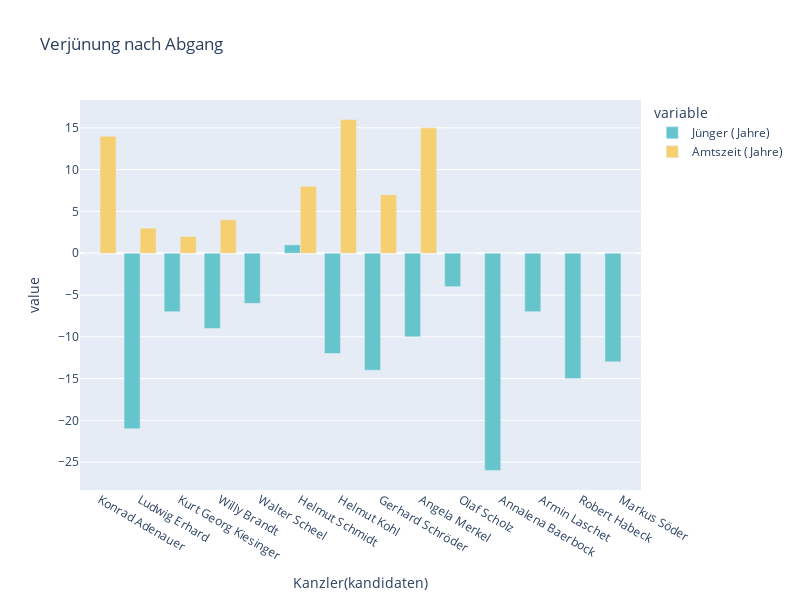

Notebook source saved alongside this figure:
### Code cell
fig2 = px.bar(df, x='Name', y=['Jünger (Jahre)',"Amtszeit (Jahre)"],
             hover_data=['Name', 'Amtsantritt', "Abtritt"], 
             
             height=600, width=800, 
             #color_discrete_map={
             #   "CDU":"black",
             #   "CSU": "black",
             #   "SPD": "red",
             #   "Grüne": "green",
             #   "FDP": "yellow",
             #   }, 
             #color='Partei', 
             barmode='group',
             labels={'Name':'Kanzler(kandidaten)',"['Jünger als VorgängerIn in Jahren','Amtszeit in Jahren']":"Altersunterschied"},
             color_discrete_sequence=px.colors.qualitative.Pastel,
             title="Verjünung nach Abgang")
#fig2.update_layout(xaxis={'categoryorder':'total ascending'})
fig2.show()

### Figure 1 — Plotly figure (JSON) as saved in the notebook; plotly's stock layout.template omitted (floating-point values rounded to 4 significant figures)
{"data": [{"alignmentgroup": "True", "customdata": [["1949-09-15T00:00:00", "1963-10-16T00:00:00"], ["1963-10-16T00:00:00", "1966-12-01T00:00:00"], ["1966-12-01T00:00:00", "1969-10-21T00:00:00"], ["1969-10-21T00:00:00", "1974-04-07T00:00:00"], ["1974-04-07T00:00:00", "1974-04-16T00:00:00"], ["1974-04-16T00:00:00", "1982-10-01T00:00:00"], ["1982-10-01T00:00:00", "1998-10-27T00:00:00"], ["1998-10-27T00:00:00", "2005-11-22T00:00:00"], ["2005-11-22T00:00:00", "2021-10-31T00:00:00"], ["2021-10-31T00:00:00", 0], ["2021-10-31T00:00:00", 0], ["2021-10-31T00:00:00", 0], ["2021-10-31T00:00:00", 0], ["2021-10-31T00:00:00", 0]], "hovertemplate": "variable=Jünger (Jahre)<br>Kanzler(kandidaten)=%{x}<br>value=%{y}<br>Amtsantritt=%{customdata[0]}<br>Abtritt=%{customdata[1]}<extra></extra>", "legendgroup": "Jünger (Jahre)", "marker": {"color": "rgb(102, 197, 204)"}, "name": "Jünger (Jahre)", "offsetgroup": "Jünger (Jahre)", "orientation": "v", "showlegend": true, "textposition": "auto", "type": "bar", "x": ["Konrad Adenauer", "Ludwig Erhard", "Kurt Georg Kiesinger", "Willy Brandt", "Walter Scheel", "Helmut Schmidt", "Helmut Kohl", "Gerhard Schröder", "Angela Merkel", "Olaf Scholz", "Annalena Baerbock", "Armin Laschet", "Robert Habeck", "Markus Söder"], "xaxis": "x", "y": [0, -21, -7, -9, -6, 1, -12, -14, -10, -4, -26, -7, -15, -13], "yaxis": "y"}, {"alignmentgroup": "True", "customdata": [["1949-09-15T00:00:00", "1963-10-16T00:00:00"], ["1963-10-16T00:00:00", "1966-12-01T00:00:00"], ["1966-12-01T00:00:00", "1969-10-21T00:00:00"], ["1969-10-21T00:00:00", "1974-04-07T00:00:00"], ["1974-04-07T00:00:00", "1974-04-16T00:00:00"], ["1974-04-16T00:00:00", "1982-10-01T00:00:00"], ["1982-10-01T00:00:00", "1998-10-27T00:00:00"], ["1998-10-27T00:00:00", "2005-11-22T00:00:00"], ["2005-11-22T00:00:00", "2021-10-31T00:00:00"], ["2021-10-31T00:00:00", 0], ["2021-10-31T00:00:00", 0], ["2021-10-31T00:00:00", 0], ["2021-10-31T00:00:00", 0], ["2021-10-31T00:00:00", 0]], "hovertemplate": "variable=Amtszeit (Jahre)<br>Kanzler(kandidaten)=%{x}<br>value=%{y}<br>Amtsantritt=%{customdata[0]}<br>Abtritt=%{customdata[1]}<extra></extra>", "legendgroup": "Amtszeit (Jahre)", "marker": {"color": "rgb(246, 207, 113)"}, "name": "Amtszeit (Jahre)", "offsetgroup": "Amtszeit (Jahre)", "orientation": "v", "showlegend": true, "textposition": "auto", "type": "bar", "x": ["Konrad Adenauer", "Ludwig Erhard", "Kurt Georg Kiesinger", "Willy Brandt", "Walter Scheel", "Helmut Schmidt", "Helmut Kohl", "Gerhard Schröder", "Angela Merkel", "Olaf Scholz", "Annalena Baerbock", "Armin Laschet", "Robert Habeck", "Markus Söder"], "xaxis": "x", "y": [14, 3, 2, 4, 0, 8, 16, 7, 15, 0, 0, 0, 0, 0], "yaxis": "y"}], "layout": {"barmode": "group", "height": 600, "legend": {"title": {"text": "variable"}, "tracegroupgap": 0}, "title": {"text": "Verjünung nach Abgang"}, "width": 800, "xaxis": {"anchor": "y", "autorange": true, "domain": [0, 1], "range": [-0.5, 13.5], "title": {"text": "Kanzler(kandidaten)"}, "type": "category"}, "yaxis": {"anchor": "x", "autorange": true, "domain": [0, 1], "range": [-28.33, 18.33], "title": {"text": "value"}, "type": "linear"}}}
